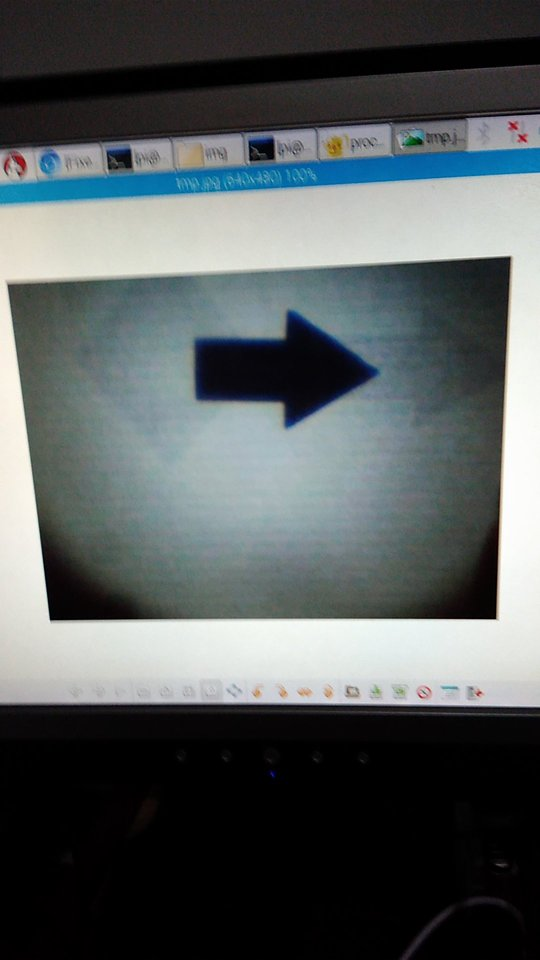
#> input picture img/a.jpg, 540 x 960 px, given in place of calib1.jpg, which was not available
$ python process_image.py   (older library calls are emulated)
#> lines starting #> are read from the running program, lines starting #| are printed output that depends on the picture; after the words box and inside, x2 and y2 are one past the last pixel; in counts of white or black regions, pixels touching at a corner belong together; pictures that were not available may be replaced by others from this repository, and a replacement may not be noted
#> in callibrate_camera, image is the input picture: shape (960, 540, 3); mean B, G, R 93.6, 92.8, 86.5
### src/distance_finder.py
import numpy as np
import cv2
import imutils

def find_marker(image):
    ''' Converts image to grayscale, blur it, detects edges, thresholds and
        inverts.
    '''
    gray = cv2.cvtColor(image, cv2.COLOR_BGR2GRAY)
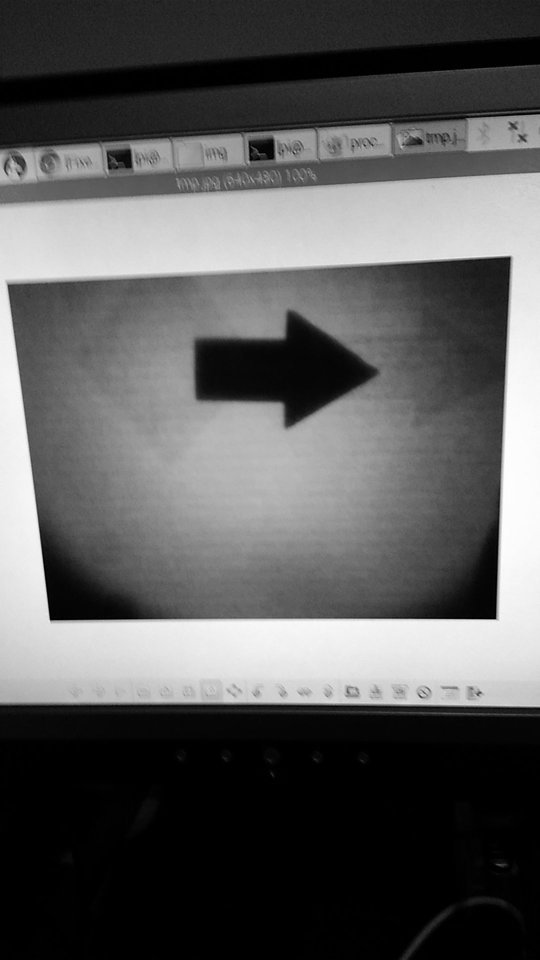
#> gray: shape (960, 540); min 0, max 255, mean 91
    blurred = cv2.GaussianBlur(gray, (5, 5), 0)
    thresh = cv2.adaptiveThreshold(blurred, 255, cv2.ADAPTIVE_THRESH_GAUSSIAN_C,
            cv2.THRESH_BINARY, 11, 2)
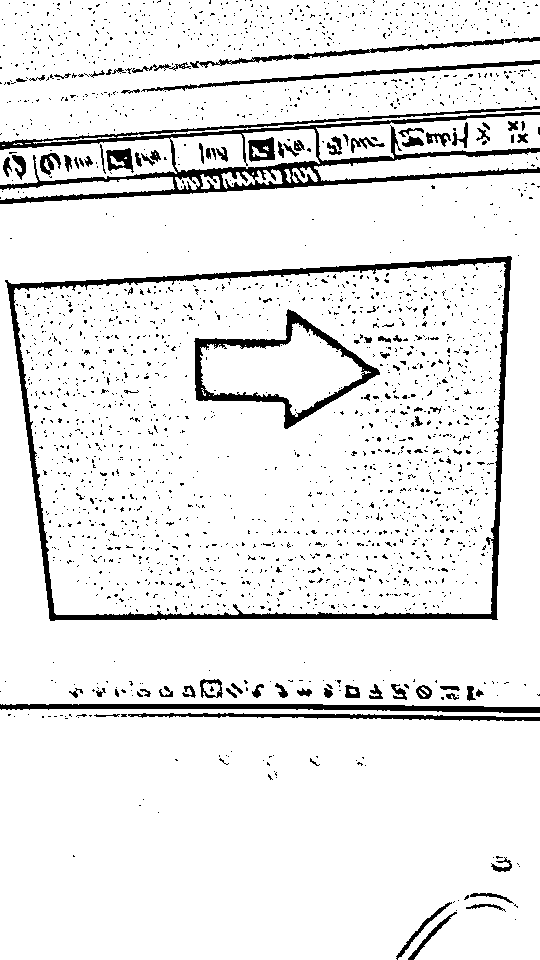
#> thresh: shape (960, 540); 91.6% white; 2255 black regions (2159 under 20 px), largest, box (x1, y1, x2, y2) and area: (0, 106, 540, 204) 9455, (5, 256, 512, 621) 8849, (194, 309, 380, 429) 3288
    thresh = cv2.bitwise_not(thresh)
    edged = cv2.Canny(thresh, 35, 125)
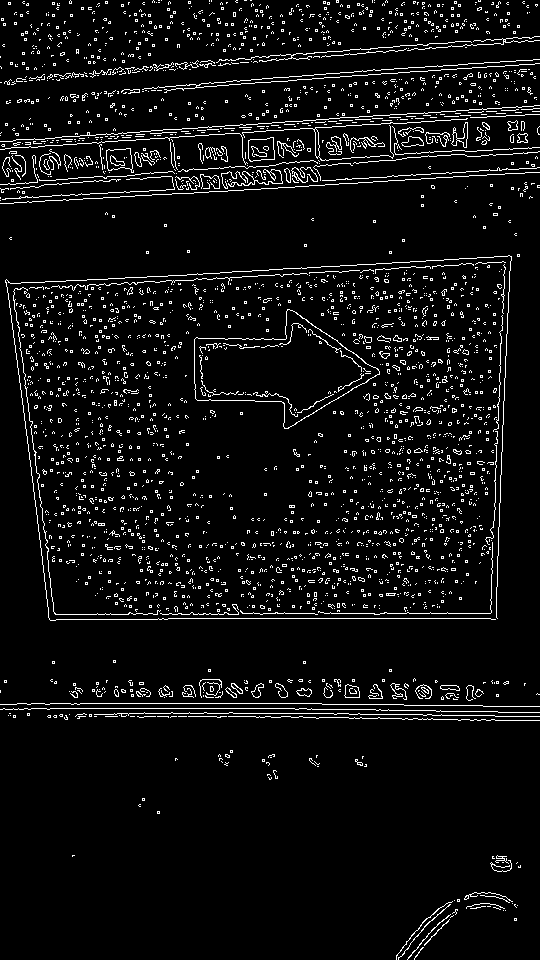
#> edged: shape (960, 540); 5.9% white in thin lines or dots
    # Finds the contours in the edged image and keeps the largest one.
    (cnts, _) = cv2.findContours(thresh.copy(), cv2.RETR_LIST, cv2.CHAIN_APPROX_SIMPLE)
#> cnts = 2351 contours, 2267 with area under 20; largest, box (x1, y1, x2, y2) and area: (5, 256, 512, 621) 164592, (13, 261, 507, 616) 157447, (0, 106, 540, 204) 13686, (194, 309, 380, 429) 11261, (199, 322, 365, 418) 8428
    c = max(cnts, key=cv2.contourArea)
#> c = contour of 236 points, box (x1, y1, x2, y2) (5, 256, 512, 621), area 164592

    # Computes the bounding box of the "paper" region and return it.
    return cv2.minAreaRect(c)


# [4 lines left out: function get_distance_to_camera, not called in this run]


def get_distance(image, focal_length):
    ''' Finds marker and returns the distance between the camera and the marker.
    '''
    marker = find_marker(image)

    return get_distance_to_camera(KNOWN_WIDTH, focal_length, marker[1][0]), image, marker


def callibrate_camera():
    ''' Callibrates camera to initialize focal length. '''
    image = cv2.imread('../img/calib1.jpg')
    marker = find_marker(image)
#> marker = ((266.6, 448.8), (506.6, 362.1), -2.74)
    focal_length = (marker[1][0] * KNOWN_DISTANCE) / KNOWN_WIDTH
#> focal_length = 1519.7
    config = open(".focal_length", "w")
    config.write(str(focal_length))
    config.close()

    return focal_length


# Initialized value of distance from the marker(arrow) to the camera; in inches.
KNOWN_DISTANCE = 9.0

# Initialized value of the width of the marker(arrow); in inches.
KNOWN_WIDTH = 3.0


# Loads test image.
# [27 lines that do not run on import are left out]
  #      cv2.imwrite("../img/tmp.jpg", image)
        #cv2.waitKey(0)

### src/process_image.py
import distance_finder as df
import shape_detector as sd
import time
import os

# Distance of the car to the arrow when stopping.
DISTANCE_THRESHOLD = 9.0

# Loads focal length callibrated value.
if os.path.exists('.focal_length'):
    focal_length = float(open(".focal_length", "r").read())
else:
    focal_length = df.callibrate_camera()
#> focal_length = 1519.7


while True:
    # The car captures photos while running... Implement a thread, maybe?
    os.system('fswebcam -r 640x768 -S 5 --jpeg 95 --no-banner --save ../img/tmp.jpg')
    time.sleep(0.15)

    tmp_img = '../img/tmp.jpg'
#> (the run stopped early here; a loop or call above may not have finished)
